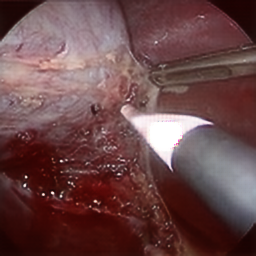
#> input picture visualization/generated_image.png, 256 x 256 px; its folder holds only this picture in this run
$ python -i cal_ciede2000.py   (imports and definitions only)
#> lines starting #> are read from the running program, lines starting #| are printed output that depends on the picture
import os
import numpy as np
from PIL import Image
from colormath.color_objects import sRGBColor, LabColor
from colormath.color_conversions import convert_color
from colormath.color_diff import delta_e_cie2000
import concurrent.futures
from skimage.metrics import structural_similarity as ssim, peak_signal_noise_ratio as psnr

def rgb_to_lab(rgb):
    """将RGB颜色值转换为Lab颜色值。"""
    rgb_normalized = np.array(rgb) / 255.0
    rgb_color = sRGBColor(rgb_normalized[0], rgb_normalized[1], rgb_normalized[2], is_upscaled=False)
    return convert_color(rgb_color, LabColor)

def calculate_ciede2000_from_rgb(rgb1, rgb2):
    """计算两组RGB颜色值之间的CIEDE2000色差。"""
    return delta_e_cie2000(rgb_to_lab(rgb1), rgb_to_lab(rgb2))

def calculate_ciede2000_from_image(image_path1, image_path2):
    """计算两张图像的CIEDE2000色差矩阵。"""
    image1 = Image.open(image_path1).convert("RGB")
    image2 = Image.open(image_path2).convert("RGB")
    pixels1 = np.array(image1)
    pixels2 = np.array(image2)

    if pixels1.shape != pixels2.shape:
        raise ValueError("两张图像的尺寸必须一致")

    height, width, _ = pixels1.shape
    delta_e_matrix = np.zeros((height, width))

    for y in range(height):
        for x in range(width):
            delta_e_matrix[y, x] = calculate_ciede2000_from_rgb(tuple(pixels1[y, x]), tuple(pixels2[y, x]))

    return delta_e_matrix

def calculate_ssim_psnr(image_path1, image_path2):
    """计算两张图像的 SSIM 和 PSNR。"""
    image1 = np.array(Image.open(image_path1).convert("L"))  # 转为灰度图
    image2 = np.array(Image.open(image_path2).convert("L"))

    ssim_value = ssim(image1, image2, data_range=255)
    psnr_value = psnr(image1, image2, data_range=255)

    return ssim_value, psnr_value

def calculate_metrics_for_pair(image_pair):
    """
    计算每对图像的CIEDE2000色差、SSIM 和 PSNR，并返回均值。

    返回:
    (float, float, float): (平均CIEDE2000色差, SSIM, PSNR)
    """
    delta_e_matrix = calculate_ciede2000_from_image(image_pair[0], image_pair[1])
    mean_ciede = np.mean(delta_e_matrix)

    ssim_value, psnr_value = calculate_ssim_psnr(image_pair[0], image_pair[1])

    return mean_ciede, ssim_value, psnr_value

# [41 lines not run here, left out]

>>> import cv2
>>> picture = cv2.imread('../visualization/generated_image.png', cv2.IMREAD_GRAYSCALE)
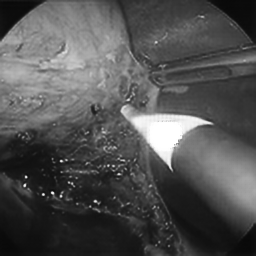
#> picture: shape (256, 256); min 8, max 255, mean 81.2
#> (the run stopped early here; a loop or call above may not have finished)
